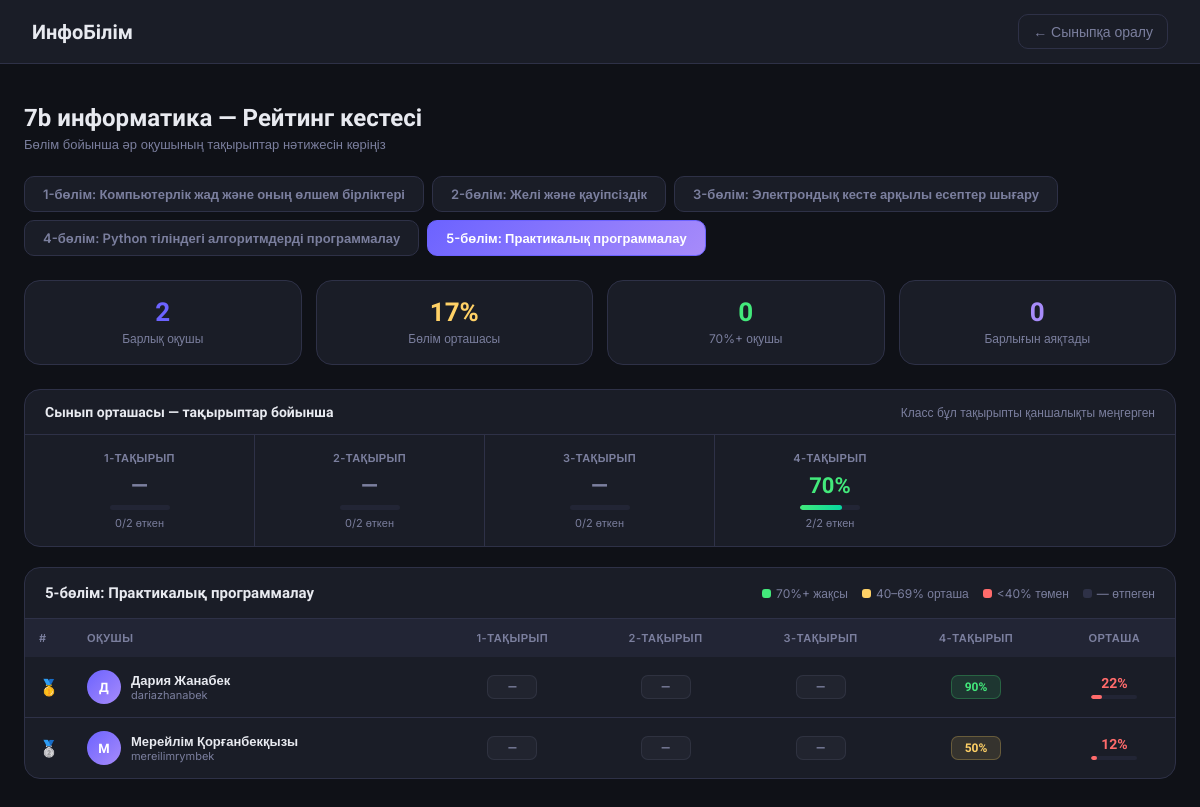
Screenshot of /teacher/class/1/section-rating/5 (signed in) with the database file from the repository.
### tables this page shows
CREATE TABLE classes (
                id INTEGER PRIMARY KEY AUTOINCREMENT,
                name TEXT NOT NULL,
                teacher_id INTEGER NOT NULL,
                invite_code TEXT NOT NULL UNIQUE,
                created_at TIMESTAMP DEFAULT CURRENT_TIMESTAMP, class_level INTEGER NOT NULL DEFAULT 7,
                FOREIGN KEY (teacher_id) REFERENCES users(id)
            );

CREATE TABLE users (
                id INTEGER PRIMARY KEY AUTOINCREMENT,
                name TEXT NOT NULL,
                username TEXT NOT NULL UNIQUE,
                password TEXT NOT NULL,
                role TEXT NOT NULL DEFAULT 'student'
            );

### main.py (the view)
@app.get("/teacher/class/{class_id}/section-rating/{section_id}", response_class=HTMLResponse)
def section_rating(class_id: int, section_id: int, request: Request):
    user_role = request.cookies.get("user_role", "")
    user_id = request.cookies.get("user_id", "")
    if user_role != "teacher":
        return RedirectResponse(url="/glav", status_code=303)
    class_ = db.get_class_by_id(class_id)
    if not class_ or class_["teacher_id"] != int(user_id):
        return RedirectResponse(url="/teacher", status_code=303)
    class_level = db.get_class_level(class_id)
    max_sections = {7: 5, 8: 5, 9: 4}.get(class_level, 5)
    if section_id not in range(1, max_sections + 1):
        return RedirectResponse(url=f"/teacher/class/{class_id}/rating", status_code=303)
    section_data = db.get_section_rating(class_id, section_id)
    return render_template(request, "teacher_section_rating.html", {
        "class": dict(class_),
        "current_section": section_id,
        "section_data": section_data,
        "class_level": class_level
    })

### templates/teacher_section_rating.html (shortened to what this page needs)
<!DOCTYPE html>
<html lang="kk">
<head>
</head>
<body>
<header>
    <a href="/teacher" class="logo">ИнфоБілім</a>
    <a href="/teacher/class/{{ class.id }}" class="back-btn">← Сыныпқа оралу</a>
</header>
<main>
    <div class="page-header">
        <h1 class="page-title"> {{ class.name }} — Рейтинг кестесі</h1>
        <p class="page-sub">Бөлім бойынша әр оқушының тақырыптар нәтижесін көріңіз</p>
    </div>
    {% if class_level == 8 %}
        {% set section_names = {
            1: '1-бөлім: Компьютер мен желілердің техникалық сипаттамалары',
            2: '2-бөлім: Денсаулық және қауіпсіздік',
            3: '3-бөлім: Ақпаратты электронды кестелерде өңдеу',
            4: '4-бөлім: Python тіліндегі алгоритмдерді программалау',
            5: '5-бөлім: Практикалық программалау'
        } %}
        {% set section_topic_counts = {1: 5, 2: 2, 3: 5, 4: 7, 5: 5} %}
    {% elif class_level == 9 %}
        {% set section_names = {
            1: '1-бөлім: Ақпаратпен жұмыс жасау',
            2: '2-бөлім: Компьютер таңдаймыз',
            3: '3-бөлім: Деректер базасы',
            4: '4-бөлім: Python тіліндегі алгоритмдерді программалау'
        } %}
        {% set section_topic_counts = {1: 4, 2: 3, 3: 5, 4: 8} %}
    {% else %}
        {% set section_names = {
            1: '1-бөлім: Компьютерлік жад және оның өлшем бірліктері',
            2: '2-бөлім: Желі және қауіпсіздік',
            3: '3-бөлім: Электрондық кесте арқылы есептер шығару',
            4: '4-бөлім: Python тіліндегі алгоритмдерді программалау',
            5: '5-бөлім: Практикалық программалау'
        } %}
        {% set section_topic_counts = {1: 4, 2: 3, 3: 7, 4: 4, 5: 4} %}
    {% endif %}
    {% set topic_count = section_topic_counts.get(current_section, 5) %}
    <div class="section-tabs">
        {% for sid, sname in section_names.items() %}
        <a href="/teacher/class/{{ class.id }}/section-rating/{{ sid }}"
           class="section-tab {% if sid == current_section %}active{% endif %}">{{ sname }}</a>
        {% endfor %}
    </div>
    {% set passed_count = section_data | selectattr('avg', 'ge', 70) | list | length %}
    {% set avgs = section_data | map(attribute='avg') | list %}
    {% set class_avg = (avgs | sum / avgs | length) | int if avgs else 0 %}
    {% set all_done = section_data | selectattr('all_topics_done') | list | length %}
    <div class="stats-row">
        <div class="stat-card">
            <div class="stat-val accent">{{ section_data | length }}</div>
            <div class="stat-label">Барлық оқушы</div>
        </div>
        <div class="stat-card">
            <div class="stat-val yellow">{{ class_avg }}%</div>
            <div class="stat-label">Бөлім орташасы</div>
        </div>
        <div class="stat-card">
            <div class="stat-val green">{{ passed_count }}</div>
            <div class="stat-label">70%+ оқушы</div>
        </div>
        <div class="stat-card">
            <div class="stat-val purple">{{ all_done }}</div>
            <div class="stat-label">Барлығын аяқтады</div>
        </div>
    </div>
    <div class="class-avg-card">
        <div class="class-avg-header">
            <span class="class-avg-title"> Сынып орташасы — тақырыптар бойынша</span>
            <span class="class-avg-sub">Класс бұл тақырыпты қаншалықты меңгерген</span>
        </div>
        <div class="topics-avg-grid">
            {% for t in range(1, topic_count + 1) %}
                {% set t_scores = [] %}
                {% set t_avg = (t_scores | sum / t_scores | length) | int if t_scores else 0 %}
                {% set attempted = t_scores | length %}
                {% set total_students = section_data | length %}
                <div class="topic-avg-cell">
                    <div class="topic-avg-label">{{ t }}-тақырып</div>
                    <div class="topic-avg-num {% if t_avg >= 70 %}hi{% elif t_avg >= 40 %}mid{% elif t_avg > 0 %}lo{% else %}none{% endif %}">
                        {% if attempted > 0 %}{{ t_avg }}%{% else %}—{% endif %}
                    </div>
                    <div class="topic-avg-bar">
                        <div class="topic-avg-fill {% if t_avg >= 70 %}fill-hi{% elif t_avg >= 40 %}fill-mid{% elif t_avg > 0 %}fill-lo{% else %}fill-none{% endif %}"
                             style="width: {{ t_avg }}%"></div>
                    </div>
                    <div class="topic-avg-count">{{ attempted }}/{{ total_students }} өткен</div>
                </div>
            {% endfor %}
        </div>
    </div>
    <div class="table-card">
        <div class="table-header">
            <div class="table-title">{{ section_names.get(current_section, current_section ~ '-бөлім') }}</div>
            <div class="legend">
                <div class="legend-item"><span class="leg-dot dot-green"></span>70%+ жақсы</div>
                <div class="legend-item"><span class="leg-dot dot-yellow"></span>40–69% орташа</div>
                <div class="legend-item"><span class="leg-dot dot-red"></span>&lt;40% төмен</div>
                <div class="legend-item"><span class="leg-dot dot-muted"></span>— өтпеген</div>
            </div>
        </div>
        {% if section_data %}
        <table>
            <thead>
                <tr>
                    <th style="width:44px">#</th>
                    <th>Оқушы</th>
                    {% for t in range(1, topic_count + 1) %}
                    <th class="tc">{{ t }}-тақырып</th>
                    {% endfor %}
                    <th class="tc">Орташа</th>
                </tr>
            </thead>
            <tbody>
                {% for row in section_data %}
                <tr>
                    <td class="pos {% if loop.index == 1 %}p1{% elif loop.index == 2 %}p2{% elif loop.index == 3 %}p3{% endif %}">
                        {% if loop.index == 1 %}🥇
                        {% elif loop.index == 2 %}🥈
                        {% elif loop.index == 3 %}🥉
                        {% else %}#{{ loop.index }}{% endif %}
                    </td>
                    <td>
                        <div class="student-cell">
                            <div class="ava">{{ row.name[0] | upper }}</div>
                            <div>
                                <div class="s-name">{{ row.name }}</div>
                                <div class="s-email">{{ row.email }}</div>
                            </div>
                        </div>
                    </td>
                    {% for t in range(1, topic_count + 1) %}
                    <td class="score-cell">
                        {% set pct = row.topics.get(t, None) %}
                        {% if pct is not none %}
                            <span class="score {% if pct >= 70 %}hi{% elif pct >= 40 %}mid{% else %}lo{% endif %}">{{ pct }}%</span>
                        {% else %}
                            <span class="score none">—</span>
                        {% endif %}
                    </td>
                    {% endfor %}
                    <td>
                        <div class="avg-wrap">
                            <span class="avg-num {% if row.avg >= 70 %}hi{% elif row.avg >= 40 %}mid{% elif row.avg > 0 %}lo{% else %}none{% endif %}">
                                {{ row.avg }}%
                            </span>
                            <div class="mini-bar">
                                <div class="mini-fill {% if row.avg >= 70 %}mf-hi{% elif row.avg >= 40 %}mf-mid{% else %}mf-lo{% endif %}"
                                     style="width: {{ row.avg }}%"></div>
                            </div>
                        </div>
                    </td>
                </tr>
                {% endfor %}
            </tbody>
        </table>
        {% else %}
        <div class="empty-state">
            <div class="empty-icon"></div>
            <div style="font-size:15px;font-weight:600;margin-bottom:6px;">Нәтижелер жоқ</div>
            <div style="font-size:13px;">Оқушылар осы бөлімнен тест тапсырмаған</div>
        </div>
        {% endif %}
    </div>
</main>
</body>
</html>

### rows the page displays
classes: name "7b информатика"
users: name "Д", name "Дария Жанабек", email "dariazhanabek", pct "90", avg "22"
users: name "М", name "Мерейлім Қорғанбекқызы", email "mereilimrymbek", pct "50", avg "12"

### other values shown
{{ sname }} "1-бөлім: Компьютерлік жад және оның өлшем бірліктері" "2-бөлім: Желі және қауіпсіздік" "3-бөлім: Электрондық кесте арқылы есептер шығару" "4-бөлім: Python тіліндегі алгоритмдерді программалау" "5-бөлім: Практикалық программалау"
{{ section_data | length }} "2"
{{ class_avg }} "17"
{{ passed_count }} "0"
{{ all_done }} "0"
{{ t }} "1" "2" "3" "4"
{{ attempted }} "0" "0" "0" "2"
{{ total_students }} "2" "2" "2" "2"
{{ t_avg }} "70"
{{ section_names.get(current_section, current_section ~ '-бөлім') }} "5-бөлім: Практикалық программалау"
